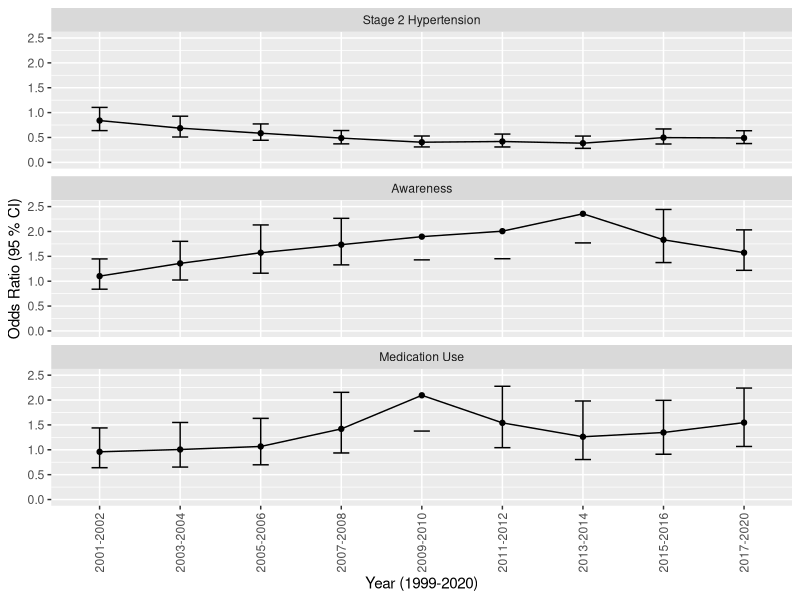
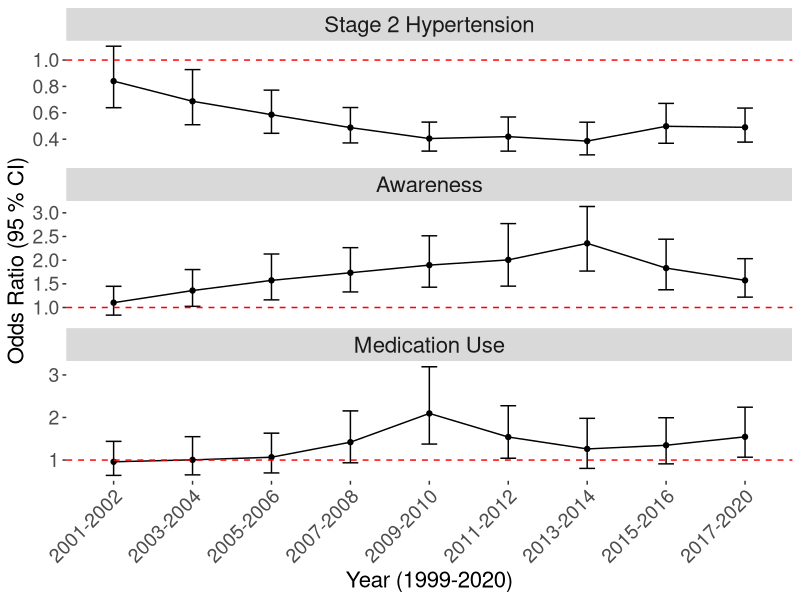
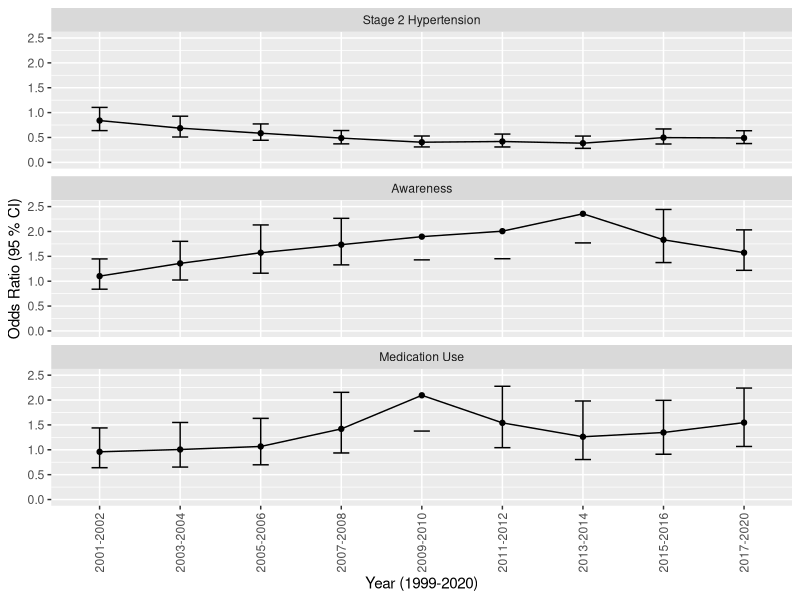
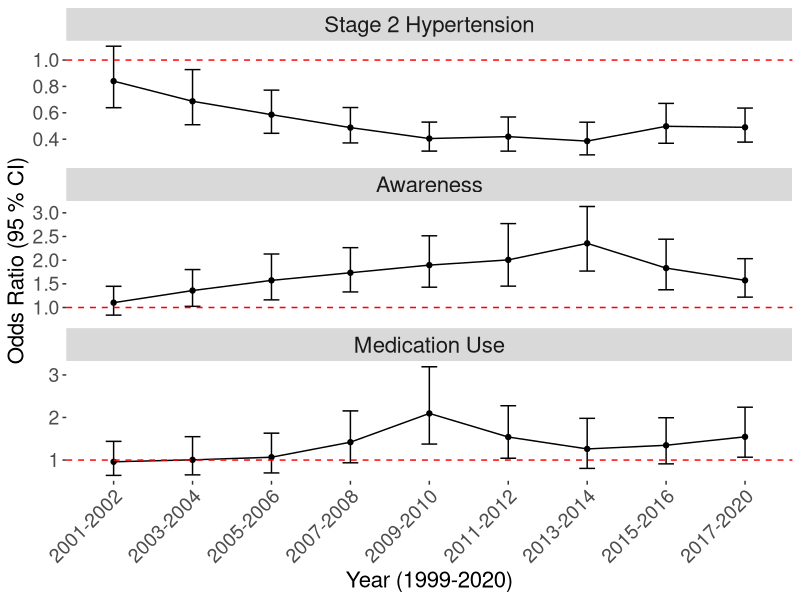

Here is the R script that generated these plots, in order:
## ---- chunk 1
knitr::opts_chunk$set(echo = TRUE)

library(readr)
library(ggplot2)
library(dplyr)
library(tidyr)
## ---- chunk 2
res_m1 <- read_csv("./result_files/res3_m1.csv")
res_m2 <- read_csv("./result_files/res3_m2.csv")
res_m3 <- read_csv("./result_files/res3_m3.csv")

# Storing the original names
original_names1 <- names(res_m1)
original_names2 <- names(res_m2)
original_names3 <- names(res_m3)

# Creating a new names vector
new_names1 <- c("", "coef.names", paste0('m1_', original_names1[3:length(original_names1)]))
new_names2 <- c("", "coef.names", paste0('m2_', original_names2[3:length(original_names2)]))
new_names3 <- c("", "coef.names", paste0('m3_', original_names3[3:length(original_names3)]))

# Applying the new names to res_m1
res_m1 <- res_m1 %>%
  setNames(new_names1)

res_m2 <- res_m2 %>%
  setNames(new_names2)

res_m3 <- res_m3 %>%
  setNames(new_names3)

combined_res <- merge(res_m1, res_m2, by = c("", "coef.names"), all = TRUE)
combined_res <- merge(combined_res, res_m3, by = c("coef.names"), all = TRUE) 
combined_res <- combined_res %>% select(-Var.1, -Var.9)


# Reshape the data to a long format suitable for ggplot
long_df <- combined_res %>%
  gather(key, value, -coef.names) %>%
  separate(key, into = c("model", "measure"), sep = "_") %>%
  spread(measure, value) %>%
  slice(31:57) %>%
  mutate(coef.names = sub("^svy_year", "", coef.names))

m_plot <- 
  long_df %>%
  ggplot(aes(x = coef.names, y = OR, ymin = ci.low, ymax = ci.up, group = model)) +
  geom_point() +
  geom_line() +
  geom_errorbar(width = 0.2) +
  ylim(0,2.5) +
  facet_wrap(~ model, scales = "free_y", ncol = 1,
             labeller = labeller(model = c(
               m1 = "Stage 2 Hypertension",
               m2 = "Awareness",
               m3 = "Medication Use"))) +
  theme(axis.text.x = element_text(angle = 90, hjust = 1)) +
  labs(
    # title = "OR (95% CI) of Stage 2 Hypertension, Awareness, and Self-reported Antihypertensive Medication Us", 
       x = "Year (1999-2020)", y = "Odds Ratio (95 % CI)") +
  theme(axis.text.x = element_text(angle = 90, hjust = 0.5, vjust = 0.5, lineheight = 0.8))

m_plot

ggsave("./result_files/m_plot_v2.png", plot = m_plot, width = 8, height = 12, dpi = 300)
## ---- chunk 3
combined_res <- merge(res_m1, res_m2, by = c("", "coef.names"), all = TRUE)
combined_res <- merge(combined_res, res_m3, by = c("coef.names"), all = TRUE) 
combined_res <- combined_res %>% select(-Var.1, -Var.9)

# Reshape the data to a long format suitable for ggplot
long_df <- combined_res %>%
  gather(key, value, -coef.names) %>%
  separate(key, into = c("model", "measure"), sep = "_") %>%
  spread(measure, value) %>%
  slice(31:57) %>%
  mutate(coef.names = sub("^svy_year", "", coef.names))

m_plot <- 
  long_df %>%
  ggplot(aes(x = coef.names, y = OR, ymin = ci.low, ymax = ci.up, group = model)) +
  geom_point() +
  geom_line() +
  geom_errorbar(width = 0.2) +
  geom_hline(yintercept = 1, linetype = "dashed", color = "red") +
  facet_wrap(~ model, scales = "free_y", ncol = 1,
             labeller = labeller(model = c(
               m1 = "Stage 2 Hypertension",
               m2 = "Awareness",
               m3 = "Medication Use"))) +
  theme(axis.text.x = element_text(angle = 45, hjust = 1, size = 14), # Increases x-axis text size
        axis.text.y = element_text(size = 14), # Increases y-axis text size
        axis.title.x = element_text(size = 16), # Increases x-axis title size
        axis.title.y = element_text(size = 16), # Increases y-axis title size
        legend.text = element_text(size = 14), # Increases legend text size
        legend.title = element_text(size = 16), # Increases legend title size
        strip.text = element_text(size = 16), # Increases facet label size
        panel.background = element_rect(fill = "white"),
        plot.background = element_rect(fill = "white", color = NA),
        panel.grid.major = element_blank(),
        panel.grid.minor = element_blank()) +
  labs(x = "Year (1999-2020)", y = "Odds Ratio (95 % CI)")


m_plot

ggsave("./result_files/m_plot2_v2.png", plot = m_plot, width = 8, height = 6, dpi = 300)

